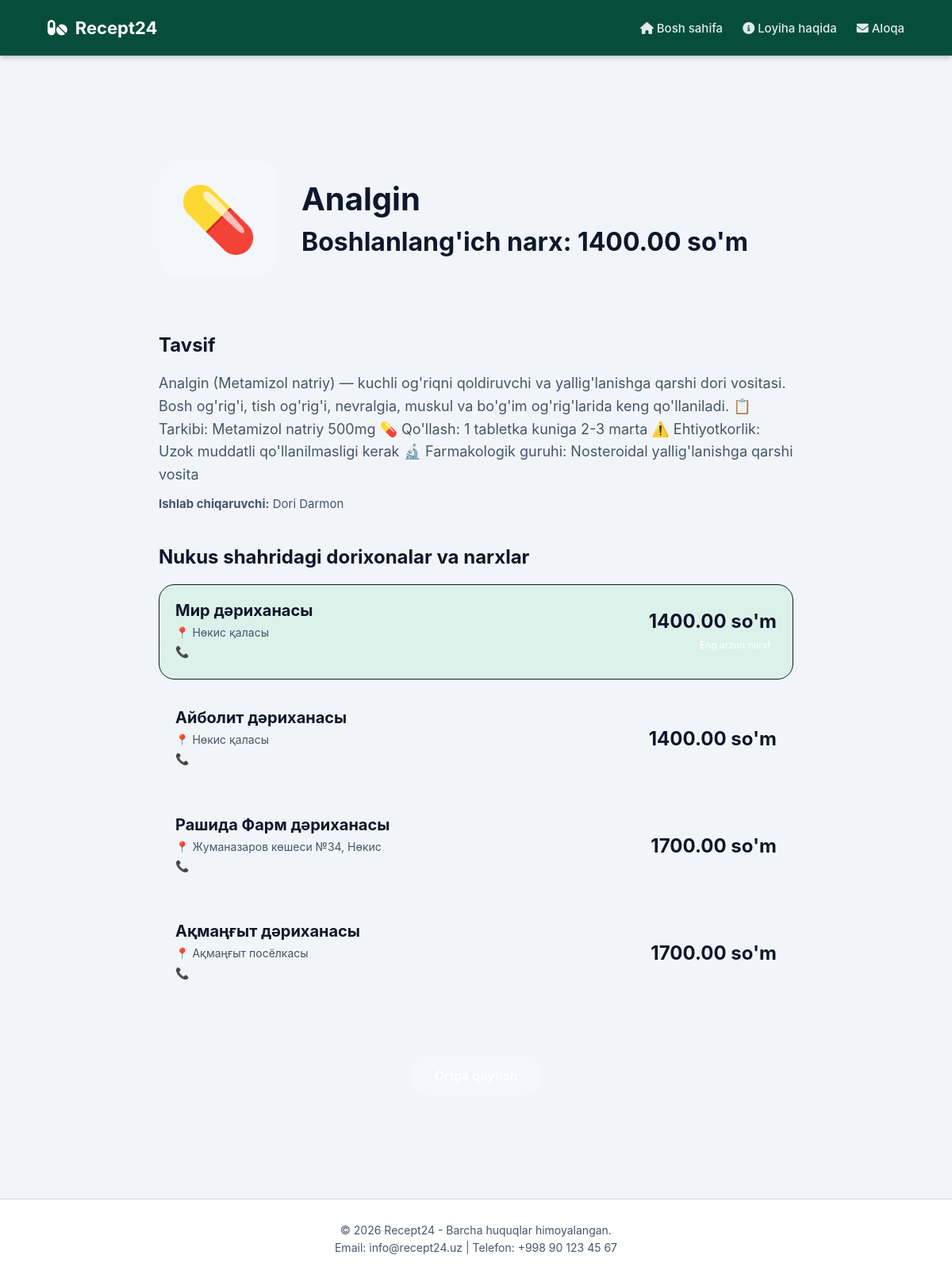
Screenshot of /medicine/67/ with the database file from the repository.
### search/models.py (models this page shows, shortened)
class Medicine(models.Model):
    name = models.CharField(max_length=255)
    description = models.TextField()
    manufacturer = models.CharField(max_length=255)
    image_url = models.URLField(max_length=500, blank=True, default='')
    category = models.CharField(max_length=50, default='Tabletkalar')
    @property
    def min_price(self):
        stock = self.stocks.order_by('price').first()
        return stock.price if stock else 0

class MedicineStock(models.Model):
    pharmacy = models.ForeignKey(Pharmacy, on_delete=models.CASCADE, related_name='stocks')
    medicine = models.ForeignKey(Medicine, on_delete=models.CASCADE, related_name='stocks')
    price = models.DecimalField(max_digits=10, decimal_places=2)
    in_stock = models.BooleanField(default=True)
    class Meta:
        ordering = ['price']

class Pharmacy(models.Model):
    name = models.CharField(max_length=255)
    address = models.CharField(max_length=255)
    phone = models.CharField(max_length=50, blank=True, null=True)
    latitude = models.FloatField(default=0)
    longitude = models.FloatField(default=0)
    work_hours = models.CharField(max_length=50, blank=True, default='24 саат')

### search/views.py (the view)
# urls.py: path('medicine/<int:medicine_id>/', views.detail, name='detail'),
def detail(request, medicine_id):
    medicine = get_object_or_404(Medicine, pk=medicine_id)
    return render(request, 'search/detail.html', {'medicine': medicine})

### search/templates/search/detail.html (shortened to what this page needs)
{% extends 'search/base.html' %}
{% block content %}
<div class="container">
    <div class="glass-panel detail-card">
        <div class="detail-header">
            <div class="detail-icon">💊</div>
            <div class="detail-title">
                <h1>{{ medicine.name }}</h1>
                <div class="detail-price">Boshlanlang'ich narx: {{ medicine.min_price }} so'm</div>
            </div>
        </div>
        <div class="detail-info">
            <h3>Tavsif</h3>
            <p>{{ medicine.description }}</p>
            <p style="margin-top: 10px; font-size: 15px;"><strong>Ishlab chiqaruvchi:</strong> {{ medicine.manufacturer }}</p>
        </div>
        <div class="detail-info">
            <h3>Nukus shahridagi dorixonalar va narxlar</h3>
            <div class="pharmacy-list">
                {% for stock in medicine.stocks.all %}
                <div class="pharmacy-item {% if forloop.first %}cheapest{% endif %}">
                    <div class="pharm-details">
                        <h4>{{ stock.pharmacy.name }}</h4>
                        <p>📍 {{ stock.pharmacy.address }}</p>
                        <p>📞 {{ stock.pharmacy.phone }}</p>
                    </div>
                    <div class="pharm-price">
                        <span class="price">{{ stock.price }} so'm</span>
                        {% if forloop.first %}
                            <span class="cheapest-badge">Eng arzon narx!</span>
                        {% endif %}
                    </div>
                </div>
                {% empty %}
                <p>Ushbu dori hozircha birorta dorixonada mavjud emas.</p>
                {% endfor %}
            </div>
        </div>
        <div style="text-align: center;">
            <a href="{% url 'index' %}" class="back-btn">Ortga qaytish</a>
        </div>
    </div>
</div>
{% endblock %}

### rows the page displays
Medicine: name "Analgin", min_price "1400.00", description "Analgin (Metamizol natriy) — kuchli og'riqni qoldiruvchi va yallig'lanishga qarshi dori vositasi. Bosh og'rig'i, tish og'rig'i, nevralgia, muskul va bo'g'im og'rig'larida keng qo'llaniladi. 📋 Tarkibi: Metamizol natriy 500mg 💊 Qo'llash: 1 tabletka kuniga 2-3 marta ⚠️ Ehtiyotkorlik: Uzok muddatli qo'llanilmasligi kerak 🔬 Farmakologik guruhi: Nosteroidal yallig'lanishga qarshi vosita", manufacturer "Dori Darmon"
MedicineStock: pharmacy.name "Мир дәриханасы", pharmacy.address "Нөкис қаласы", price "1400.00", shows "Eng arzon narx!"
MedicineStock: pharmacy.name "Айболит дәриханасы", pharmacy.address "Нөкис қаласы", price "1400.00"
MedicineStock: pharmacy.name "Рашида Фарм дәриханасы", pharmacy.address "Жуманазаров көшеси №34, Нөкис", price "1700.00"
MedicineStock: pharmacy.name "Ақмаңғыт дәриханасы", pharmacy.address "Ақмаңғыт посёлкасы", price "1700.00"
